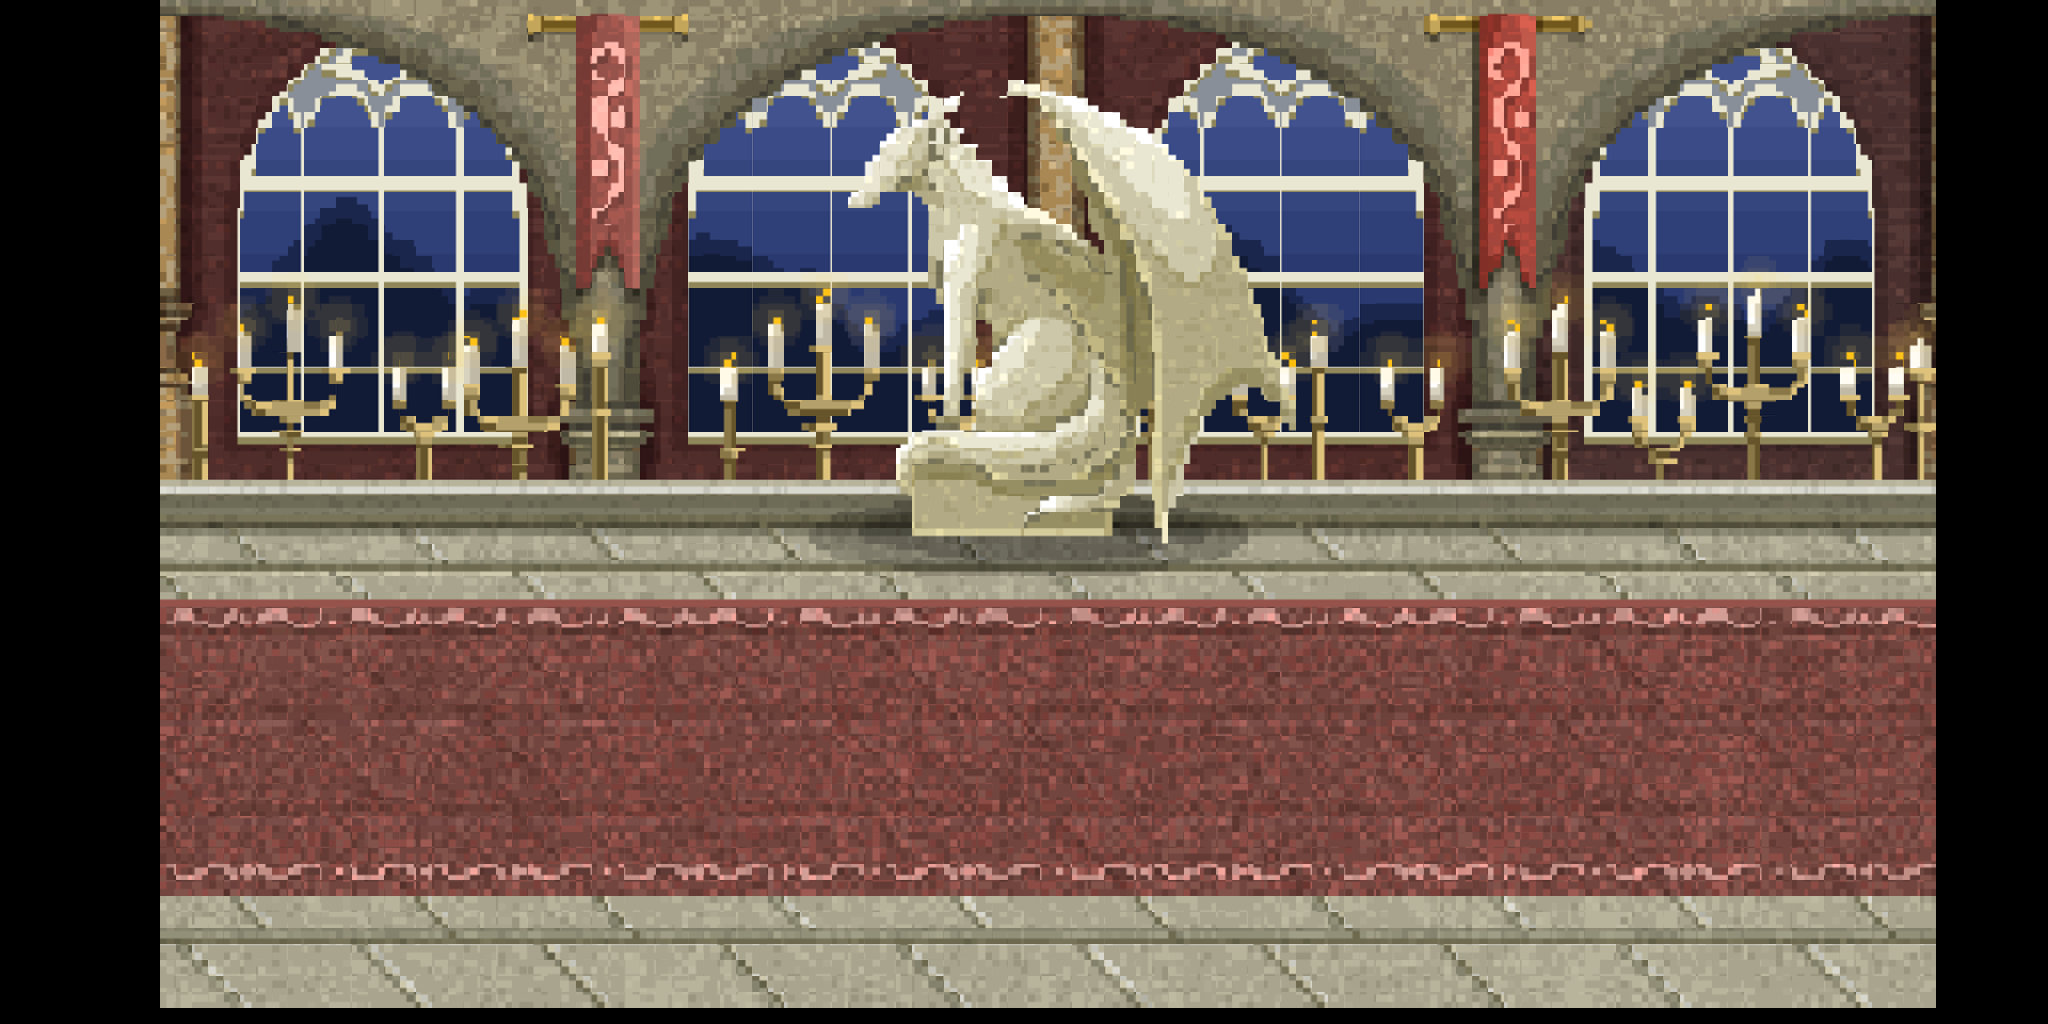

Rendered tile map (Tiled .tmx) drawn with the repository's tilesets; below, a short description and the map source with its tile grids summarised:
An orthogonal 128x64 tile map with 16x16 px tiles, 1 tile layer (Tile Layer 1) and 6 objects (SetMagia3, SetReid3, SetCamera3, SeteEnemy31, SetEnemy32, ...).

<map version="1.10" tiledversion="1.11.2" orientation="orthogonal" renderorder="right-down" width="128" height="64" tilewidth="16" tileheight="16" infinite="0" nextlayerid="3" nextobjectid="7">
 <tileset firstgid="1" name="Battleground2" tilewidth="16" tileheight="16" spacing="16" margin="16" tilecount="7056" columns="112">
  <image source="Battleground2.png" trans="000000" width="3600" height="2025" />
 </tileset>
 <layer id="1" name="Tile Layer 1" width="128" height="64">
  <data>[8192 cells, 6993 non-empty, 6993 distinct tile ids]</data>
 </layer>
 <objectgroup id="2" name="Object Layer 1">
  <object id="1" name="SetMagia3" type="SetMagia3" x="1520" y="564">
   <point />
  </object>
  <object id="2" name="sethero" type="SetReid3" x="1332" y="332">
   <point />
  </object>
  <object id="3" name="SetCamera3" type="SetCamera3" x="1020" y="524">
   <point />
  </object>
  <object id="4" name="setenemy" type="SeteEnemy31" x="608" y="208">
   <point />
  </object>
  <object id="5" name="gege" type="SetEnemy32" x="516" y="-28">
   <point />
  </object>
  <object id="6" name="boss" type="SetEnemy33" x="144" y="152">
   <point />
  </object>
 </objectgroup>
</map>